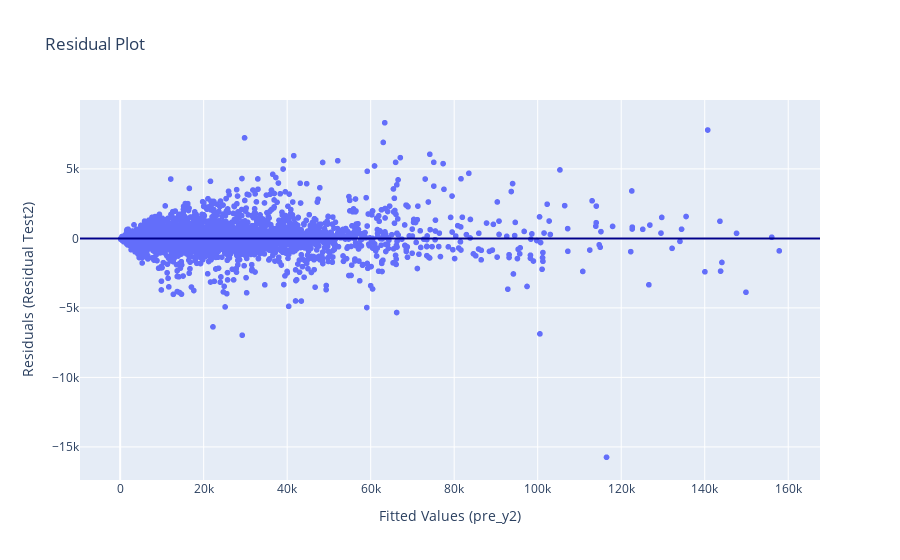

The cell this chart's notebook holds for it:
### Markdown cell above
By looking at the following scatter plot, we can say, Random Forest Regressor model is more suitable than Linear Regression model, Because its Mean Squared Error very much lesser, and its close to 3%. 
We can show the suitability of the model by looking at the Residual Plot (plotting residuals against fitted values).
Residuals are closely scattered around line y = 0 means, the model used is more suitable to make predictions.

### Code cell
residual_test2 = y_test - pre_y2

fig = px.scatter(x = pre_y2, y = residual_test2 ,title = 'Residual Plot')
fig.add_hline(y = 0, line_color = 'darkblue')
fig.update_layout(xaxis_title = 'Fitted Values (pre_y2)', yaxis_title = 'Residuals (Residual Test2)')
fig.show()

### Figure 1 — Plotly figure (JSON) as saved in the notebook; plotly's stock layout.template omitted (floating-point values rounded to 4 significant figures; data arrays with more than 128 entries replaced by an {"elided": "..."} marker saying what was removed)
{"data": [{"hovertemplate": "x=%{x}<br>y=%{y}<extra></extra>", "legendgroup": "", "marker": {"color": "#636efa", "symbol": "circle"}, "mode": "markers", "name": "", "showlegend": false, "type": "scattergl", "x": {"elided": "9998 float values"}, "xaxis": "x", "y": {"elided": "9998 float values"}, "yaxis": "y"}], "layout": {"legend": {"tracegroupgap": 0}, "shapes": [{"line": {"color": "darkblue"}, "type": "line", "x0": 0, "x1": 1, "xref": "x domain", "y0": 0, "y1": 0, "yref": "y"}], "title": {"text": "Residual Plot"}, "xaxis": {"anchor": "y", "domain": [0, 1], "title": {"text": "Fitted Values (pre_y2)"}}, "yaxis": {"anchor": "x", "domain": [0, 1], "title": {"text": "Residuals (Residual Test2)"}}}}
